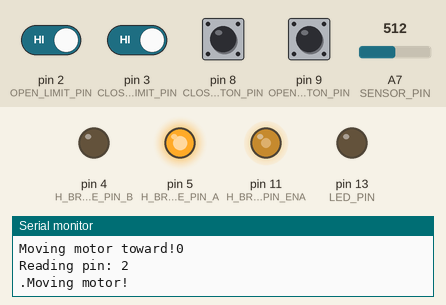
Recording of a sketch running on a simulated Arduino Nano, built with avr-gcc and run on an emulated ATmega328P. Shown: output pins drawn as LEDs (lit = HIGH), the last lines printed to the serial monitor. The test bench sets the inputs (shaded band); at power-on: pin 2 (OPEN_LIMIT_PIN), pin 3 (CLOSED_LIMIT_PIN), pin 8 (CLOSED_BUTTON_PIN), pin 9 (OPEN_BUTTON_PIN) HIGH, A7 (SENSOR_PIN) = 512.

Above: at 0.7 s.
At 10.6 s:
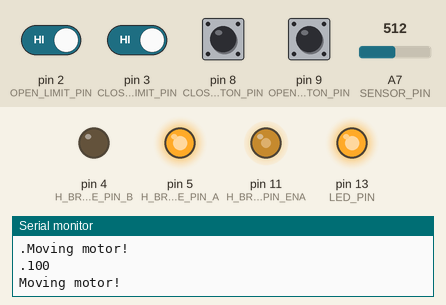
At 20.7 s:
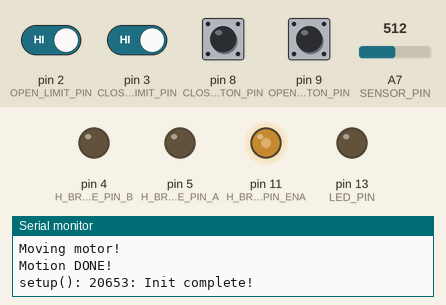
Timing chart, 0 to 22.2 s (numbered marks = the images above):
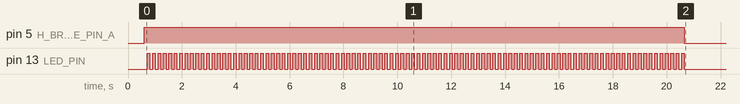

The sketch:

ArduBlinds.ino
```cpp
/*

  Arduino Firmware for the WonderTechnologies LLC ArduBlinds hardware.

 */
#include <Arduino.h>
#include <EEPROM.h>

// UI TYPES AND GLOBALS
#define PRINT_PERIOD_MS  2000
#define SERIAL_BAUD      57600

// SENSOR TYPES AND GLOBALS
#define SENSOR_PIN       A7  //  todo: attach sensor!  Analog in plus pullup
#define LIGHT_SENSOR_DARK_THRESHOLD    250  // more than this will close blinds
                                            // trigger motion
#define LIGHT_SENSOR_LIGHT_THRESHOLD   75   // less than this will
                                            // trigger motion
#define LIGHT_SENSOR_WAIT_PERIOD       200  // must breach threshold
                                            // for this many consec. cycles
#define LIGHT_SENSOR_DELAY_PER_CYCLE   10   // duration of cycles above
int bright_counter = 0;
int dark_counter   = 0;
int light_sensor_value = 0;
enum ShadeState {bright, neutral, dark};
ShadeState sensor_state   = dark;           // the desired position
ShadeState shade_position = dark;           // the actual position

// BUILTIN LED TYPES AND GLOBALS
#define LED_PIN 13                          // Builtin LED
bool led_state = false;                     // Builtin LED


// BUTTON TYPES AND GLOBALS
#define OPEN_BUTTON_PIN    9   // normally open (high)
#define CLOSED_BUTTON_PIN  8   // normally open (high)
int openedButtonState    = 1;     // 1 = closed, 0 = pressed
int closedButtonState    = 1;     // 1 = closed, 0 = pressed


// H-BRIDGE CONTROL TYPES AND GLOBALS
#define MOTOR_SPEED                    128    // 0-255 is 0-100% duty cycle
#define CLOSED_LIMIT_PIN               3      // HIGH = not pressed
#define OPEN_LIMIT_PIN                 2      // HIGH = not pressed
#define H_BRIDGE_PIN_A                 5      // IN3; HIGH = power on
#define H_BRIDGE_PIN_B                 4      // IN4; HIGH = OPEN direction
#define H_BRIDGE_PIN_ENA               11     // PWM output
#define MOTOR_CYCLE_DELAY_MS           100    // Delay while holding button
#define MOVEMENT_TIMEOUT_MS            10000  // don't try moving for
                                              // longer than this
enum motor_state {
  motor_forward = 0,
  motor_reverse = 1,
  motor_halt    = 2
};
const int h_bridge_state[][2] = {
  {HIGH, LOW},    // motor_forward
  {LOW, HIGH},    // motor_reverse
  {LOW,  LOW}};   // motor_halt
enum ShadeDirection {opened, closed};


// DATA COLLECTION TYPES AND GLOBALS
#define COLLECT_SENSOR_DATA              false
#define DATA_COLLECTION_INTERVAL_MS      1200000  // 20 min allows
                                        // 1 full day of data collection
struct DataElement{
  uint32_t timestamp;
  uint16_t light_value;
};
union eeprom_element {
  DataElement element;
  uint8_t bytearray[sizeof(DataElement)];
} data_element;
uint32_t now_time  = 0;
uint32_t last_time = 500000;  // Init value causes us to collect
                              // data on the first iteration
uint16_t eeprom_index = 0;


///////////////////// FUNCTIONS /////////////////////

void move_toward(ShadeDirection dest) {
  // set the power relay to the correct direction
  digitalWrite(H_BRIDGE_PIN_A, h_bridge_state[dest][0]);
  digitalWrite(H_BRIDGE_PIN_B, h_bridge_state[dest][1]);

  // indicate motion with built in LED
  Serial.println(F("Moving motor!"));
}  // move_toward()


void stop_motion() {
  // set the motor to ON
  digitalWrite(H_BRIDGE_PIN_A, h_bridge_state[motor_halt][0]);
  digitalWrite(H_BRIDGE_PIN_B, h_bridge_state[motor_halt][1]);
}  // stop_motion()


void move_to_limit(ShadeDirection dest, int timeout_ms) {
  // select the limit switch
  int limit_pin = (dest == closed) ? CLOSED_LIMIT_PIN : OPEN_LIMIT_PIN;

  // indicate motion with built in LED
  Serial.print(F("Moving motor toward!")); Serial.println(dest);
  Serial.print(F("Reading pin: ")); Serial.println(limit_pin);

  int iterations_to_run = timeout_ms / MOTOR_CYCLE_DELAY_MS;

  // wait till the limit switch is pressed
  for (int iterator=1; iterator <= iterations_to_run; iterator++) {
    // check limit switch
    if (digitalRead(limit_pin) == LOW)
      break;

    // Print to serial
    Serial.print(".");
    if (iterator % 10 == 0)
      Serial.println(iterator);

    // blink the LED
    led_state = !led_state;
    if (led_state)
      digitalWrite(LED_PIN, LOW);
    else
      digitalWrite(LED_PIN, HIGH);

    // Check for button presses
    if (digitalRead(OPEN_BUTTON_PIN) == LOW ||
          digitalRead(CLOSED_BUTTON_PIN) == LOW) {
      Serial.print(F("Button hit!  Exiting motion "
                     "at position iteration: "));
      Serial.println(iterator);
        break;
    }
    move_toward(dest);

    // wait 1/2 second
    delay(MOTOR_CYCLE_DELAY_MS);
  }  // while()

  // set the motor to OFF
  Serial.println("Motion DONE!");
  digitalWrite(LED_PIN, LOW);

  stop_motion();
}


void dump_eeprom() {
  Serial.println(F("Dumping last data collection from EEPROM"));

  // dump all eeprom to serial
  Serial.println(F("TIMESTAMP , Data"));
  Serial.println(F("--------- , ----"));
  for (int idx = 0; idx < EEPROM.length(); idx += sizeof(DataElement)) {
    // Read Data Element
    for (int j = 0; j < sizeof(DataElement); j++) {
      data_element.bytearray[j] = EEPROM[idx + j];
    }
    Serial.print(data_element.element.timestamp); Serial.print(F(" , "));
    Serial.println(data_element.element.light_value);
  }
}

void zeroize_eeprom() {
  Serial.println(F("Zeroizing EEPROM..."));
  // zeroize EEPROM (todo: actually make this a dump, or get EEPROM to roll over
  for (int i = 0; i < EEPROM.length(); i++) {
    EEPROM.update(i, 0);
  }
  Serial.println(F("Zeroize complete."));
}

void setup_header() {
  Serial.print(F("setup(): ")); Serial.print(millis()); Serial.print(": ");
}

void loop_header() {
  Serial.print(F("setup(): ")); Serial.print(millis()); Serial.print(": ");
}

void button_move(ShadeDirection dir) {
  int limit_pin  = (dir == closed) ? CLOSED_LIMIT_PIN : OPEN_LIMIT_PIN;
  int button_pin = (dir == closed) ? CLOSED_BUTTON_PIN : OPEN_BUTTON_PIN;

  Serial.print(F("Moving shades with button in direction: "));
  Serial.println(dir);

  while (digitalRead(button_pin) == LOW &&
         digitalRead(limit_pin)  == HIGH) {
    move_toward(dir);
    delay(MOTOR_CYCLE_DELAY_MS);
  }
  stop_motion();
}


void dump_sensor_data() {
  // light sensor
    loop_header(); Serial.print(F("Light Sensor: [ "));
      Serial.print(analogRead(SENSOR_PIN));
      Serial.print(F(" ]"));
    loop_header(); Serial.print(F("OPEN_LIM[ "));
      Serial.print(digitalRead(OPEN_LIMIT_PIN));
      Serial.print(F(" ]"));
    loop_header(); Serial.print(F("CLOSED_LIM[ "));
      Serial.print(digitalRead(CLOSED_LIMIT_PIN));
      Serial.print(F(" ]"));
    loop_header(); Serial.print(F("(HIGH="));
      Serial.print(HIGH);
      Serial.println(F(")"));
}

///////////////////// SETUP /////////////////////

void setup() {
  // initialize the serial port:
  Serial.begin(SERIAL_BAUD);

  setup_header(); Serial.println(F("Setting pin Modes..."));
  // setup the LED output pin
  pinMode(LED_PIN, OUTPUT);
  digitalWrite(LED_PIN, LOW);

  // setup button and limit pins with internal pullup
  pinMode(OPEN_BUTTON_PIN,    INPUT_PULLUP);
  pinMode(CLOSED_BUTTON_PIN,  INPUT_PULLUP);
  pinMode(OPEN_LIMIT_PIN,     INPUT_PULLUP);
  pinMode(CLOSED_LIMIT_PIN,   INPUT_PULLUP);
  pinMode(H_BRIDGE_PIN_A,   OUTPUT);
  pinMode(H_BRIDGE_PIN_B,   OUTPUT);
  pinMode(H_BRIDGE_PIN_ENA, OUTPUT);
  analogWrite(H_BRIDGE_PIN_ENA, MOTOR_SPEED);
  // setup the analog input pin (external pullup)
  pinMode(SENSOR_PIN, INPUT);

  dump_eeprom();

  if (COLLECT_SENSOR_DATA) {
    setup_header(); Serial.println(F("Waiting 30 seconds before "
                                     "erasing last data collection..."));
    delay(30000);
    zeroize_eeprom();
  } else {
    setup_header(); Serial.println(F("NOT Collecting sensor data..."));
  }

  setup_header(); Serial.println(F("Moving to Open (opened) position."));
  move_to_limit(opened, 20000);

  setup_header(); Serial.println(F("Init complete!"));
}


///////////////////// LOOP /////////////////////


void loop() {
  // Read the buttons first
  openedButtonState  = digitalRead(OPEN_BUTTON_PIN);
  closedButtonState  = digitalRead(CLOSED_BUTTON_PIN);
  light_sensor_value = analogRead(SENSOR_PIN);


  // Clear sensor counters and state when you press any button
  if (openedButtonState == LOW && closedButtonState == LOW) {
    sensor_state   = neutral;
    bright_counter = 0;
    dark_counter   = 0;
  }

  // Act on Button and sensor data
  if (openedButtonState == 0) {
    button_move(opened);
  } else if (closedButtonState == 0) {
    button_move(closed);
  } else if (light_sensor_value < LIGHT_SENSOR_LIGHT_THRESHOLD) {
    bright_counter++;
    dark_counter = 0;
    if (bright_counter > LIGHT_SENSOR_WAIT_PERIOD &&
       sensor_state != bright) {
      bright_counter = 0;
      sensor_state = bright;
      loop_header(); Serial.print("LIGHT condition detected! "
                                  "Last sensor value: ");
      Serial.println(light_sensor_value);
    }
    // move the stepper to the openedd position, if it's not already there
  } else if (light_sensor_value > LIGHT_SENSOR_DARK_THRESHOLD) {
    dark_counter++;
    bright_counter = 0;
    if (dark_counter > LIGHT_SENSOR_WAIT_PERIOD  &&
              sensor_state != dark) {
      dark_counter = 0;
      sensor_state = dark;
      loop_header(); Serial.print(F("DARK condition detected! "
                                    "Last sensor value: "));
      Serial.println(light_sensor_value);
    }
  } else {  // neither bright nor dark, reset sensor state
    bright_counter = 0;
    dark_counter   = 0;
    sensor_state   = neutral;
  }

  // Make motor move, if needed
  if (sensor_state != neutral && shade_position != sensor_state) {
    if (sensor_state == dark)
      move_to_limit(opened, MOVEMENT_TIMEOUT_MS);
    else
      move_to_limit(closed, MOVEMENT_TIMEOUT_MS);
    shade_position = sensor_state;
  }

  // Record the current light sensor value to EEPROM, if it's time
  now_time  = millis();
  static uint32_t delta_time = 0;
  // Get delta, handling rollover
  if (now_time < last_time)
    delta_time = 4294967295 - last_time + now_time;
  else
    delta_time = now_time - last_time;


  // Check whether it's time
  if (delta_time > DATA_COLLECTION_INTERVAL_MS && COLLECT_SENSOR_DATA) {
    last_time = now_time;  // reset the timer

    // Collect data
    data_element.element.timestamp = now_time;
    data_element.element.light_value = light_sensor_value;


    // if EEPROM is not full, write a data element to it (indexed by
    if (eeprom_index + sizeof(data_element) < EEPROM.length()) {
      for (int i = 0; i < sizeof(data_element); i++) {
        // todo: check for data overflow here
        // (for now, just stop and don't overwrite)
        EEPROM.update(eeprom_index++, data_element.bytearray[i]);
      }
      // todo: add a delimiter (or checksum) here, if I find I need it
      loop_header(); Serial.println(F("Light data collected:"));
    } else {
      loop_header(); Serial.println(F("EEPROM is full - skipping data"
                                      " collection for point:"));
    }
    Serial.println(data_element.element.timestamp);
    Serial.println(data_element.element.light_value);
  }

  if (millis() % PRINT_PERIOD_MS < 10)
    dump_sensor_data();

  delay(LIGHT_SENSOR_DELAY_PER_CYCLE);
}  // loop()
```
